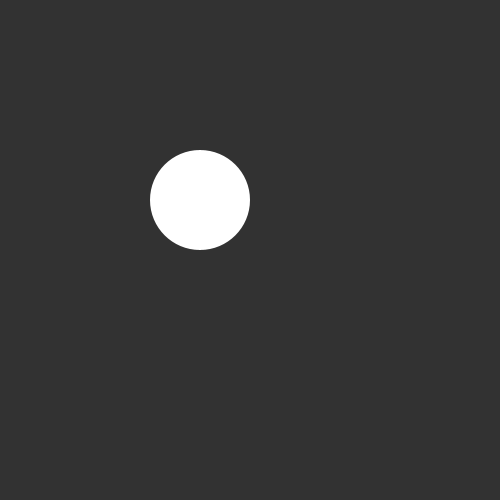
Frame 1 (no input)
Frame 60 (the mouse pressed at the canvas centre just before this capture): identical to frame 1, image omitted
Frame 120 (the mouse held since frame 60 and released just before this capture): identical to frame 1, image omitted

The Processing sketch that drew this single still picture (run headless with seeded random() and noise(); from frame 60 on, the mouse is pressed at the canvas centre):

// Processing sketch: w2_03_buttons_triggeredReleased
// ── w2_03_buttons_triggeredReleased.pde
// IMA NYU Shanghai
// Kinetic Interfaces
// MOQN
// Sep 8 2016


Button btn = new Button();


void setup() {
  size(500, 500);
}


void draw() {
  background(50);
  btn.checkDistance();
  btn.display();
}
// ── Button.pde
class Button {
  float x, y;
  float size;
  color clr;
  boolean prevState;

  Button() {
    x = 200;
    y = 200;
    size = 100;
    clr = color(255);
    prevState = false;
  }
  void display() {
    pushStyle();
    noStroke();
    fill(clr);
    ellipse(x, y, size, size);
    popStyle();
  }
  void checkDistance() {
    boolean currState = false;
    float distance = dist(x, y, mouseX, mouseY);
    if (distance < size/2) {
      currState = true;
    } else {
      currState = false;
    }
    //println(prevState + "  |  " + currState);

    if (!prevState && currState) {
      clr = color(random(255), random(255), random(255));
      //println("______________ Just Triggered");
    } else if (prevState && !currState) {
      x = random(width*0.2,width*0.8);
      y = random(height*0.2,height*0.8);
      size = random(50,150);
      //println("______________ Just Released");
    }
    prevState = currState;
  }
}
